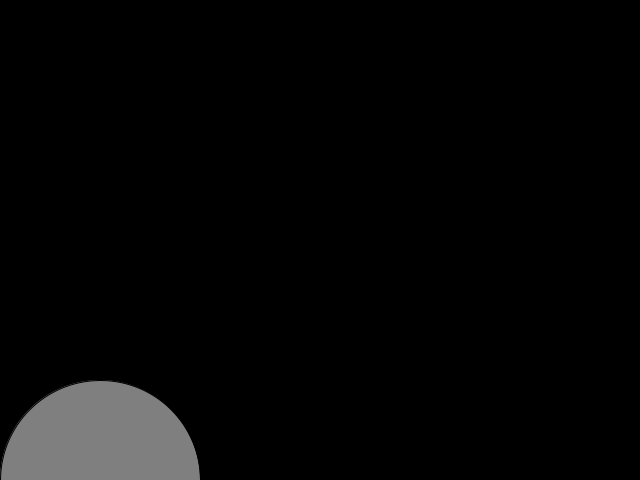
Frame 1 (no input)
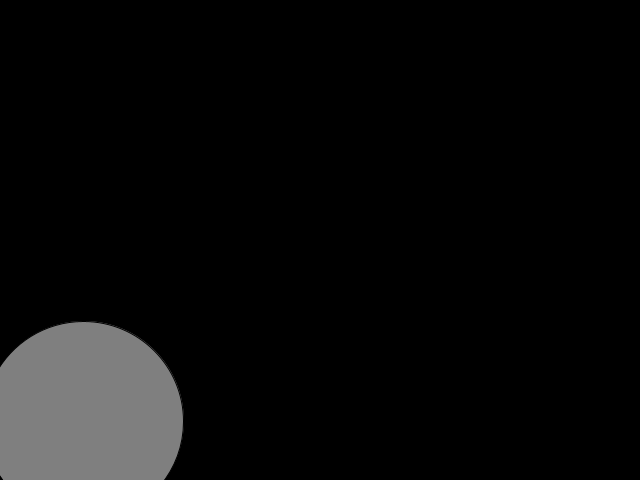
Frame 60 (the mouse pressed at the canvas centre just before this capture)
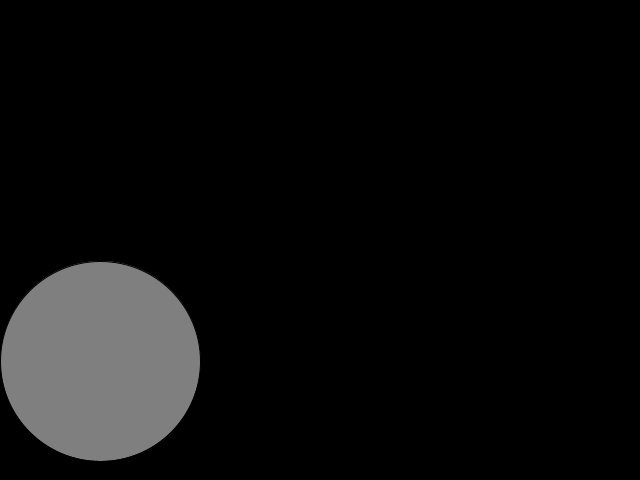
Frame 120 (the mouse held since frame 60 and released just before this capture)

The Processing sketch that drew these frames (run headless with seeded random() and noise(); from frame 60 on, the mouse is pressed at the canvas centre):

// Processing sketch: oop_2
// ── oop_2.pde
Bubble b, b1;

void setup() {
  size(640, 480);
  b = new Bubble(30, 30);
  b1 = new Bubble(100, 200);
}

void draw() {
  background(0);
  b.display();
  b.ascend();

  b1.display();
  b1.ascend();
}
// ── Bubble.pde
class Bubble {

  float x;
  float y;
  float diameter;
  Bubble( float tempX,float tempD) {
    x = tempX;
    y = height;
    diameter = tempD;
  }

  void ascend() {
    y--;
    x = x+random(-2,2);
  }

  void display() {
    stroke(0);
    fill(127);
    ellipse(x, y, diameter, diameter);
  }
}
